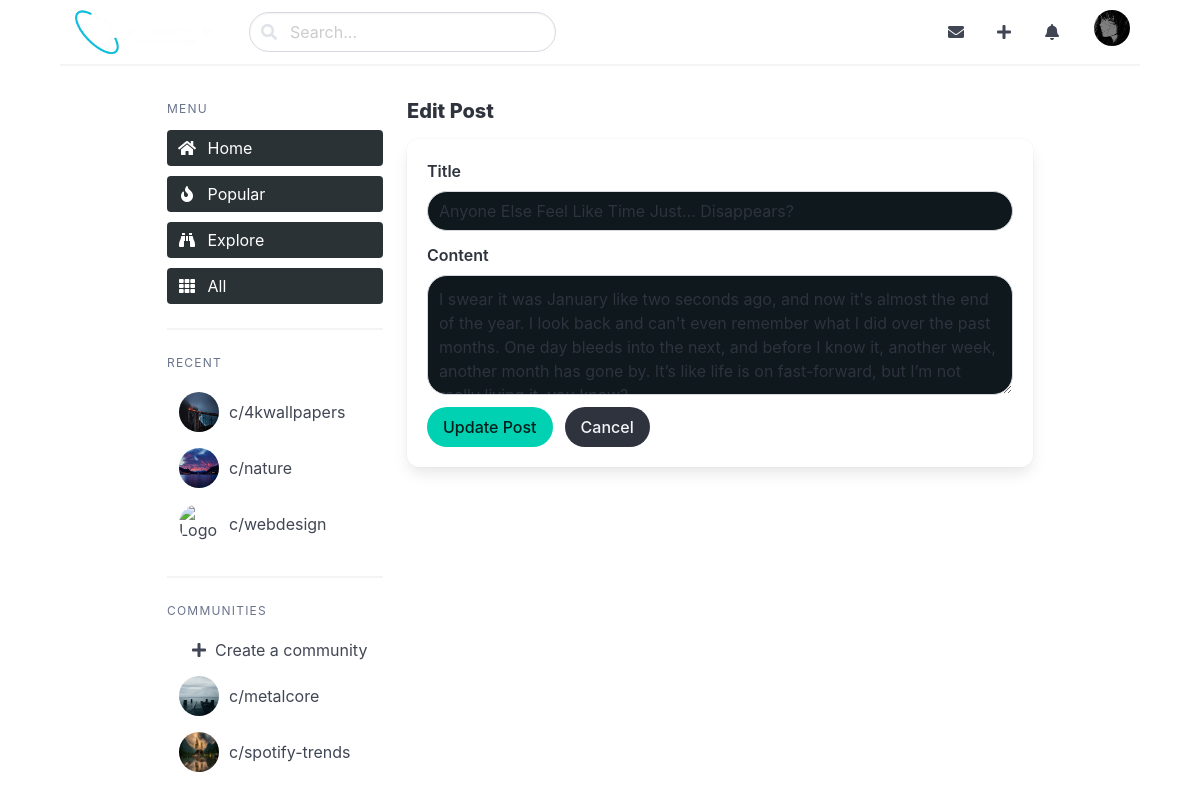
/edit-post/cf89b916bc5f4bd6ba3ef7e138d5d9c5/ (signed in), run on an earlier commit of the app's database.
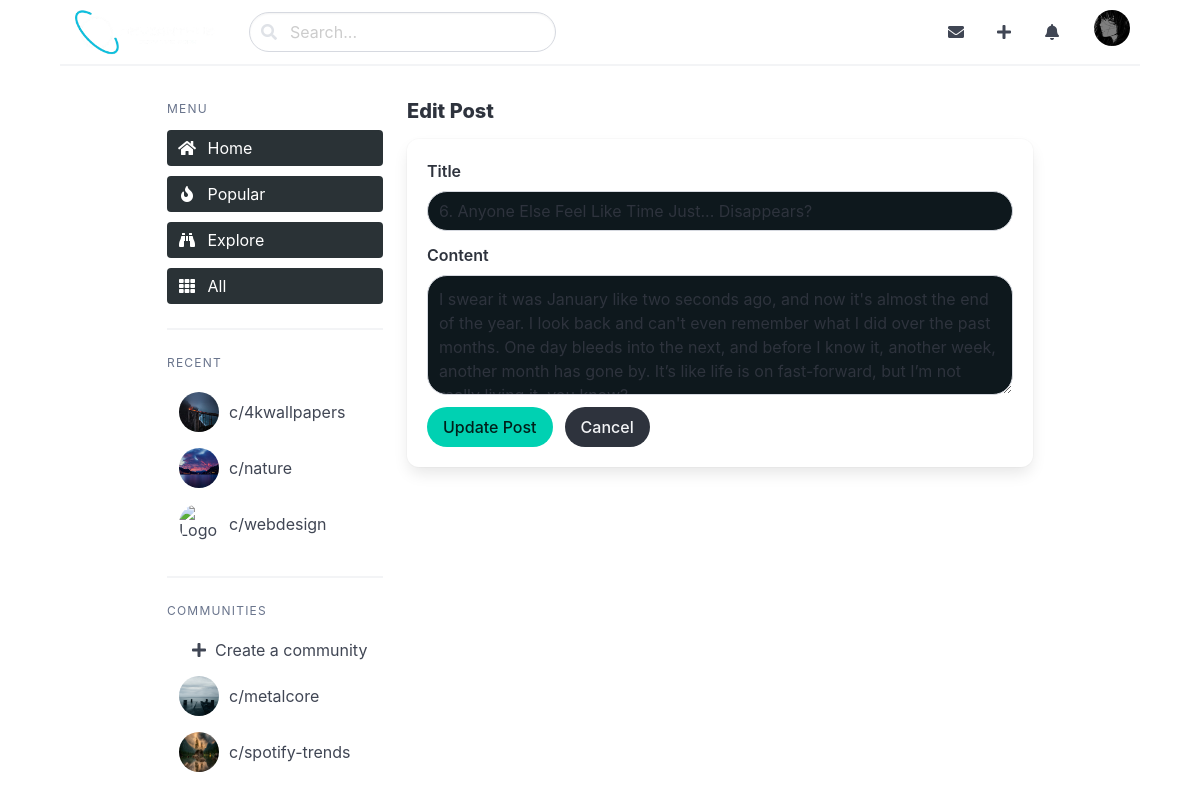
And on a later commit of the database.
### users/models.py (models this page shows, shortened)
class Profile(models.Model):
    user = models.OneToOneField(User, on_delete=models.CASCADE, null=True, blank=True)
    username = models.CharField(max_length=15, unique=True, null=True)
    display_name = models.CharField(max_length=15, null=True, blank=True)
    image = models.ImageField(
        upload_to=upload_to,
        default='default/profile_default.png',
        validators=[
            FileExtensionValidator(allowed_extensions=tuple(ext for ext in utils.IMAGE_EXTENSIONS if ext != 'gif')),
            utils.validate_file_size,
        ]
    )
    banner = models.ImageField(
        upload_to=upload_to,
        default='default/banner.jpg',
        validators=[
            FileExtensionValidator(allowed_extensions=tuple(ext for ext in utils.IMAGE_EXTENSIONS if ext != 'gif')),
            utils.validate_file_size,
        ]
    )
    email = models.EmailField(max_length=100, null=True)
    bio = models.TextField(max_length=300, null=True, blank=True)
    created = models.DateTimeField(auto_now_add=True)
    updated = models.DateTimeField(auto_now=True)
    id = models.UUIDField(default=uuid4, unique=True, editable=False, primary_key=True)
    class Meta:
        ordering = ['-created']

### posts/models.py (models this page shows, shortened)
class Post(models.Model):
    POST_TYPE = (
        ('text', 'Text'),
        ('media', 'Media'),
        ('link', 'Link')
    )
    user = models.ForeignKey(Profile, on_delete=models.SET_NULL, null=True)
    title = models.CharField(max_length=100)
    body = models.TextField(null=True, blank=True)
    video_url = models.URLField(null=True, blank=True)
    draft = models.BooleanField(default=False, null=True, blank=True)
    post_type = models.CharField(max_length=10, choices=POST_TYPE, default='text', null=True)
    created = models.DateTimeField(auto_now_add=True)
    updated = models.DateTimeField(auto_now=True)
    id = models.UUIDField(default=uuid4, unique=True, editable=False, primary_key=True)
    class Meta:
        ordering = ['-created']

### posts/views.py (the view, shortened to what this page needs)
# urls.py: path('edit-post/<str:pk>/', views.edit_post, name='edit_post'),
def edit_post(request, pk):
    post = get_object_or_404(Post, id=pk)
    post_type = post.post_type
    post_form = PostForm(instance=post)
    media_formset = PostMediaFormSet(instance=post) if post_type == 'media' else None
    context = {
        'post_title': post.title,
        'form': post_form,
        'media_formset': media_formset,
        'post_type': post_type,
    }
    return render(request, 'posts/edit_post.html', context)

### posts/forms.py
class PostForm(forms.ModelForm):
    class Meta:
        model = Post
        fields = [
            'title', 'body', 'video_url',
        ]
        widgets = {
            'title': forms.TextInput(attrs={
                'class': 'input post-creation-field', 'placeholder': 'Enter your post title', 'type': 'text', 'title': 'title'
            }),
            'body': forms.Textarea(attrs={
                'class': 'textarea post-creation-field', 'placeholder': 'Write your post here...', 'name': 'body', 'rows': 4,
                'style': 'resize: vertical; min-height: 50px;'
            }),
            'video_url': forms.TextInput(attrs={
                'class': 'input post-creation-field', 'placeholder': 'YouTube video link', 'type': 'text', 'name': 'video_url'
            }),
        }
        labels = {
            'title': 'Title',
            'body': 'Body',
            'video_url': 'YouTube video link'
        }

### posts/templates/posts/edit_post.html (shortened to what this page needs)
{% extends 'main.html' %}
{% block content %}
<section class="section">
    <div class="container">
        <div class="columns is-centered">
            {% include 'posts/left_side_panel.html' %}
            <div class="column is-8">
                <div class="content">
                    <h4>Edit Post</h4>
                    <div class="box mb-3">
                        <article class="media">
                            <div class="media-content">
                                <div class="content">
                                    <form method="POST" enctype="multipart/form-data">
                                        <div class="field">
                                            <label class="label">Title</label>
                                            <div class="control">
                                                {{ form.title }}
                                            </div>
                                        </div>
                                        {% if post_type == 'text' %}
                                            <div class="field">
                                                <label class="label">Content</label>
                                                <div class="control">
                                                    {{ form.body }}
                                                </div>
                                            </div>
                                        {% endif %}
                                        <div class="field is-grouped">
                                            <div class="control">
                                                <button type="submit" class="button is-primary" style="border-radius: 20px;">
                                                    Update Post
                                                </button>
                                            </div>
                                            <div class="control">
                                                <a href="{{ request.GET.post }}?feed={{ request.GET.feed }}" class="button is-dark" style="border-radius: 20px;">
                                                    Cancel
                                                </a>
                                            </div>
                                        </div>
                                    </form>
                                </div>
                            </div>
                        </article>
                    </div>
                </div>
            </div>
        </div>
    </div>
</section>
{% endblock content %}

### templates/main.html (shortened to what this page needs)
<!DOCTYPE html>
{% load static %}
<html lang="en" class="has-navbar-fixed-top">
<head>
    <link rel="stylesheet" href="{% static 'css/bulma.css' %}">
    <link rel="stylesheet" href="{% static 'css/custom.css' %}">
    <link rel="stylesheet" href="https://cdnjs.cloudflare.com/ajax/libs/font-awesome/5.15.3/css/all.min.css">
</head>
<body>
    {% include 'navbar.html' %}
    {% block content %}
    {% endblock content %}
</body>
</html>

### templates/navbar.html (shortened to what this page needs)
{% load static %}
<nav class="navbar is-fixed-top has-shadow">
    <div class="navbar-brand">
        <a class="navbar-item" href="/">
            <img src="{% static 'img/logo.png' %}" alt="Logo" style="max-height: 3rem;">
        </a>
    </div>
    <div id="navbarMenu" class="navbar-menu">
        <div class="navbar-start">
            <div class="navbar-item is-fullwidth search-container">
                <div class="control has-icons-left is-expanded">
                    <input class="input is-rounded" type="text" placeholder="Search...">
                    <span class="icon is-left">
                    </span>
                </div>
            </div>
        </div>
        <div class="navbar-end">
            <a class="navbar-item" href="/messages">
                <span class="icon">
                    <i class="fas fa-envelope"></i>
                </span>
            </a>
            <a class="navbar-item" href="/create-post">
                <span class="icon">
                    <i class="fas fa-plus"></i>
                </span>
            </a>
            <a class="navbar-item" href="/notifications">
                <span class="icon">
                    <i class="fas fa-bell"></i>
                </span>
            </a>
            <div class="dropdown is-right" id="dropdown-navbar">
                <div class="dropdown-trigger">
                    <button aria-haspopup="true" aria-controls="dropdown-menu5" onclick="toggleDropdown(this)">
                        <img class="profile-image mt-2 mr-2 ml-4" src="{{ request.user.profile.image.url }}" alt="Profile">
                    </button>
                </div>
            </div>
        </div>
    </div>
</nav>

### posts/templates/posts/left_side_panel.html (shortened to what this page needs)
{% load static %}
<div class="column is-3 is-3-tablet is-full-mobile">
    <aside class="menu" style="position: sticky; top: 70px; max-height: 85vh; overflow-y: auto;">
        <p class="menu-label">Menu</p>
        <ul class="menu-list menu-list-custom">
            <li>
                <a href="#" class="is-active">
                    <span class="icon is-small mr-2">
                        <i class="fas fa-home" aria-hidden="true"></i>
                    </span>
                    Home
                </a>
            </li>
            <li>
                <a href="#" class="is-active">
                    <span class="icon is-small mr-2">
                        <i class="fas fa-fire" aria-hidden="true"></i>
                    </span>
                    Popular
                </a>
            </li>
            <li>
                <a href="#" class="is-active">
                    <span class="icon is-small mr-2">
                        <i class="fas fa-binoculars" aria-hidden="true"></i>
                    </span>
                    Explore
                </a>
            </li>
            <li>
                <a href="#" class="is-active">
                    <span class="icon is-small mr-2">
                        <i class="fas fa-th" aria-hidden="true"></i>
                    </span>
                    All
                </a>
            </li>
        </ul>
        <hr>
        <p class="menu-label">Recent</p>
        <ul class="menu-list">
            <li class="community-item">
                <a href="#">
                    <img src="{% static 'img/c1.jpg' %}" alt="Logo" class="community-image">
                    c/4kwallpapers
                </a>
            </li>
            <li class="community-item">
                <a href="#">
                    <img src="{% static 'img/c2.jpg' %}" alt="Logo" class="community-image">
                    c/nature
                </a>
            </li>
            <li class="community-item">
                <a href="#">
                    <img src="{% static 'img/c3.png' %}" alt="Logo" class="community-image">
                    c/webdesign
                </a>
            </li>
        </ul>
        <hr>
        <p class="menu-label">Communities</p>
        <ul class="menu-list">
            <li class="community-item">
                <a href="#">
                    <span class="icon is-small ml-3 mr-2">
                        <i class="fas fa-plus" aria-hidden="true"></i>
                    </span>
                    Create a community
                </a>
            </li>
            <li class="community-item">
                <a href="#">
                    <img src="{% static 'img/c4.jpg' %}" alt="Logo" class="community-image">
                    c/metalcore
                </a>
            </li>
            <li class="community-item">
                <a href="#">
                    <img src="{% static 'img/c5.jpg' %}" alt="Logo" class="community-image">
                    c/spotify-trends
                </a>
            </li>
        </ul>
    </aside>
</div>

### static/css/custom.css (style rules this page uses)
.profile-image { width: 40px; height: 40px; object-fit: cover; border-radius: 50%; border: 2px solid #fff; box-shadow: 0 2px 4px rgba(255, 255, 255, 0.2); transition: all 0.2s ease-in-out; }
.menu-list-custom li { margin-bottom: 10px; }
.menu-list-custom li a.is-active { background-color: #2A3236; transition: transform 0.2s ease-in-out; }
.community-image { width: 40px; height: 40px; border-radius: 50%; margin-right: 10px; }
.community-item { display: flex; align-items: center; }
.community-item a { display: flex; align-items: center; }
.post-creation-field { border-radius: 20px; background-color: rgb(14, 24, 29); }
.input::placeholder { color: #cccccc; }

### templates/navbar.html (style rules this page uses)
.navbar { max-width: 100%; margin: 0; position: relative; }
@media screen and (min-width: 780px) { .navbar { max-width: 90%; margin: 0 auto; } }
.search-container { width: 100%; padding: 0 1rem; }
.profile-image { cursor: pointer; }

What changed in the data, as far as the page shows it:
changed Post: title "Anyone Else Feel Like Time Just... Disappears?" → "6. Anyone Else Feel Like Time Just... Disappears?"
